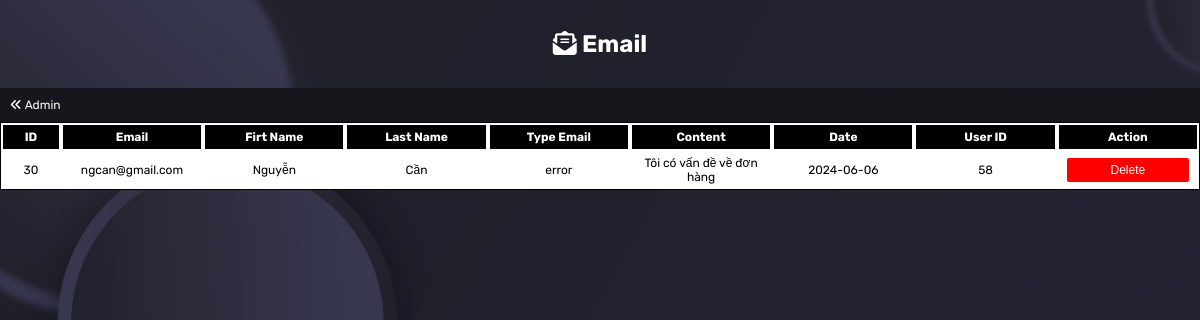
Page /admin/actions-data/email/admin-email.php (signed in) on the committed database.
### tables this page shows
CREATE TABLE `email` (
  `id` int(11) NOT NULL,
  `email` varchar(100) NOT NULL,
  `firstname` varchar(100) NOT NULL,
  `lastname` varchar(100) NOT NULL,
  `typemail` varchar(100) NOT NULL,
  `content` varchar(9999) NOT NULL,
  `datesendmail` date NOT NULL,
  `userid` int(11) NOT NULL
);

### admin/actions-data/email/admin-email.php (the view, shortened to what this page needs)
<!DOCTYPE html>
<html lang="en">
<head>
    <link rel="stylesheet" href="../../../assets/css/management.css">
    <link rel="stylesheet" href="https://cdnjs.cloudflare.com/ajax/libs/font-awesome/6.4.2/css/all.min.css">
    <link rel="stylesheet" href="https://cdn.jsdelivr.net/npm/sweetalert2@10.16.6/dist/sweetalert2.min.css">
</head>
<body>
    <div>
        <h1><i class="fa-solid fa-envelope-open-text"></i> Email</h1>
        <div class="admin-actions">
            <a href="../../admin.php"><i class="fa-solid fa-angles-left"></i> Admin</a>
        </div>
        <table class="view viewproduct">
            <tr class="indent">
                <td>ID</td>
                <td>Email </td>
                <td>Firt Name</td>
                <td>Last Name</td>
                <td>Type Email</td>
                <td>Content</td>
                <td>Date </td>
                <td>User ID</td>
                <td>Action</td>
            </tr>
            <?php
            require '../../../config/database.php';
            $all_email = $conn->prepare("SELECT * FROM email");
            $all_email->execute();
            $result_all_email = $all_email->get_result();
            while($row_email = $result_all_email->fetch_assoc()){
                ?>
                <tr>
                    <td><?php echo $row_email['id'];?></td>
                    <td><?php echo $row_email['email'];?></td>
                    <td><?php echo $row_email['firstname'];?></td>
                    <td><?php echo $row_email['lastname'];?></td>
                    <td><?php echo $row_email['typemail'];?></td>
                    <td><?php echo $row_email['content'];?></td>
                    <td><?php echo $row_email['datesendmail'];?></td>
                    <td><?php echo $row_email['userid'];?></td>
                    <td class="actions">
                        <a onclick="return confirm('Are you sure??');" href="./delete-email.php?id=<?php echo $row_email['id']?>"><button class="delete">Delete</button></a>
                    </td>
                </tr>
                <?php
            }
            ?>
        </table>
    </div>
</body>
</html>

### assets/css/management.css (style rules this page uses)
* { padding: 0; margin: 0; }
body { display: flex; font-size: 12px; justify-content: center; font-family: 'Rubik', sans-serif; background-color: black; background-image: url('../images/background-admin.jpg'); background-size: cover; background-repeat: no-repeat; height: 100vh; }
h1 { text-align: center; color: rgb(255, 255, 255); }
body > div { margin-top: 30px; }
.admin-actions { display: flex; justify-content: space-between; background-color: #16161c; padding: 10px; margin-top: 30px; }
.admin-actions a { color: white; text-decoration: none; }
table.view { border-color: black; background-color: white; }
.viewproduct tr { display: grid; grid-template-columns: 3% repeat(10,1fr); }
table.view tr { align-items: center; }
table { width: 100%; border: 1px solid ; padding: 10px 0px; border-collapse: collapse; }
.indent td { background-color: black; color: white; margin: 2px 2px; font-weight: bold; }
td { padding: 5px 10px; text-align: center; overflow: hidden; text-wrap: wrap; }
td.actions { display: grid; grid-template-columns: auto; gap: 3px; }
.actions a button { width: 100%; padding: 5px 15px; border: none; font-size: 12px; color: white; cursor: pointer; }
.actions a button.delete { background-color: red; border-radius: 2px; }

### admin/actions-data/email/admin-email.php (style rules this page uses)
.viewproduct tr { display: grid; grid-template-columns: 5% repeat(8,1fr); }
.admin-actions { background-color: #16161c; }
tr.indent td { background-color: black; }
table.view { border-color: black; }
td a button { background-color: green; color: white; border-radius: 2px; }

### rows in the picture
email: id "30", email "ngcan@gmail.com", firstname "Nguyễn", lastname "Cần", typemail "error", content "Tôi có vấn đề về đơn hàng", datesendmail "2024-06-06", userid "58"
